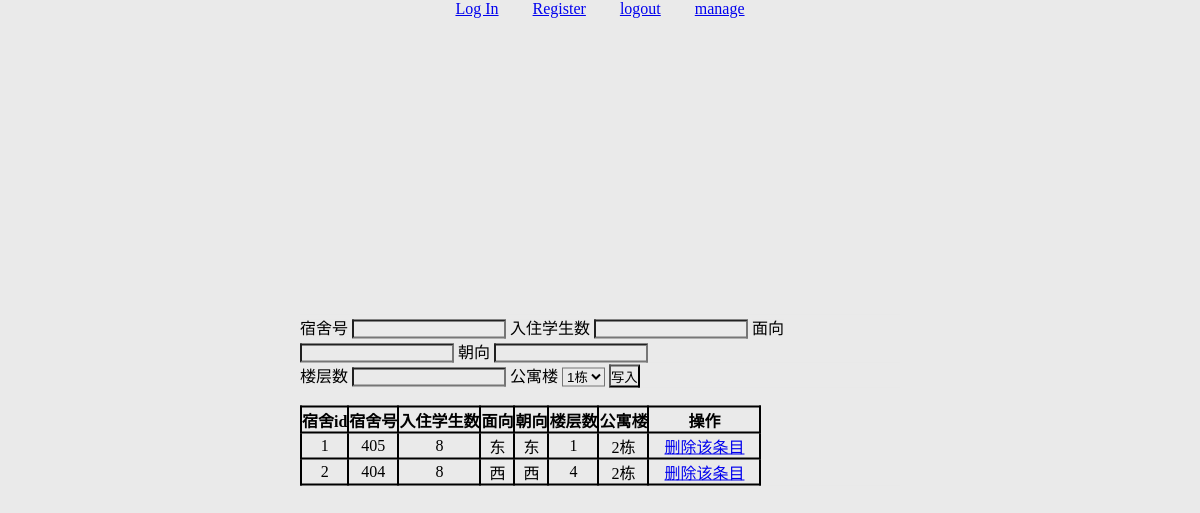
The app's page /system/room (signed in) with its own data.
### tables this page shows
CREATE TABLE room(id int not null,
                                   room_id int primary key not null,
                                   student_count int not null,
                                   face TEXT not null,
                                   orientation text not null,
                                   floor_num int,
                                   apartment_name TEXT,
                                   foreign key(apartment_name)
                                   references apartment(apartment_name)
                                   foreign key(floor_num)
                                   references floor(floor_num)
                );

### main.py (the view, shortened to what this page needs)
@app.route('/system', methods=['GET', 'POST'])
@app.route('/system/<name>', methods=['GET', 'POST'])
@login_required
def system(name=None):
    if name == 'room':
        ap_list = apartment_list()
        results = system_everything('room')
        return render_template('system.html', results=results, name=name, ap_list=ap_list)

### auth.py (called while the page is built)
def load_logged_in(user_id):
    conn = sqlite3.connect('main.db')
    cursor = conn.cursor()
    user = cursor.execute('''select * from user where username=?''', ('root',)).fetchone()
    conn.commit()
    conn.close()
    return user[0]

### main.py (called while the page is built)
def login_required(view):
    @functools.wraps(view)
    def wrapped_view(**kwargs):
        if g.user is None:
            flash("you don't login")
            return redirect(url_for('login'))
        return view(**kwargs)
    return wrapped_view

@app.before_request
def load_logged_in_user():
    user_id = session.get('user_id')
    if user_id is None:
        g.user = None
    else:
        g.user = load_logged_in(user_id=user_id)

### sqlfunction/SQLsystem.py (called while the page is built)
def system_everything(table):
    conn = sqlite3.connect('main.db')
    cursor = conn.cursor()
    everything = cursor.execute('select * from '+table+';').fetchall()
    conn.commit()
    conn.close()
    return everything

### sqlfunction/exists.py (called while the page is built)
def apartment_list():
    conn = sqlite3.connect('main.db')
    cursor = conn.cursor()
    results = cursor.execute('''
        select apartment_name from apartment
    ''').fetchall()
    return results

### templates/system.html (shortened to what this page needs)
{%extends 'base.html'%}
{% block content %}
    {% if name == 'room' %}
        <form method="post" id="write">
        <p>
        <label for="room_id">宿舍号</label>
                <input name="room_id" id="room_id"  style="width:150px;" required>
        <label for="student_count">入住学生数</label>
                <input name="student_count" id="student_count"  style="width:150px;" required>
        <label for="face">面向</label>
                <input name="face" id="face"  style="width:150px;" required>
        <label for="orientation">朝向</label>
                <input name="orientation" id="orientation"  style="width:150px;" required>
        </p>
        <p>
            <label for="floor_num">楼层数</label>
                <input name="floor_num" id="floor_num"  style="width:150px;" required>
            <label for="gender">公寓楼</label>
                <select name="apartment_name">
                    {% for i in ap_list %}
                    <option>{{ i[0] }}</option>
                    {% endfor %}
                </select>
            <input type="submit" value="写入">
        </p>
        </form>
        <table style="text-align:center;">
            <tr>
                <th>宿舍id</th>
                <th>宿舍号</th>
                <th>入住学生数</th>
                <th>面向</th>
                <th>朝向</th>
                <th>楼层数</th>
                <th>公寓楼</th>
                <th>操作</th>
            </tr>
            {% for result in results%}
            <tr>
                <td>{{ result[0]}}</td>
                <td>{{ result[1]}}</td>
                <td>{{ result[2]}}</td>
                <td>{{ result[3]}}</td>
                <td>{{ result[4]}}</td>
                <td>{{ result[5]}}</td>
                <td>{{ result[6]}}</td>
                <td><a href="/system/delete/room/{{result[0]}}" class="button">删除该条目</a></td>
            </tr>
            {% endfor %}
        </table>
    {% endif %}
{% endblock %}

### templates/base.html (style rules this page uses)
* { margin: 0; padding: 0; background-color: #EAEAEA; }
a { margin: 15px; }

### templates/system.html (style rules this page uses)
table { border-collapse:collapse; }
table, td, th { border:2px solid black; }

### records on screen
room: id "1", room_id "405", student_count "8", face "东", orientation "东", floor_num "1", apartment_name "2栋"
room: id "2", room_id "404", student_count "8", face "西", orientation "西", floor_num "4", apartment_name "2栋"

### other values on screen
form field apartment_name "1栋"
